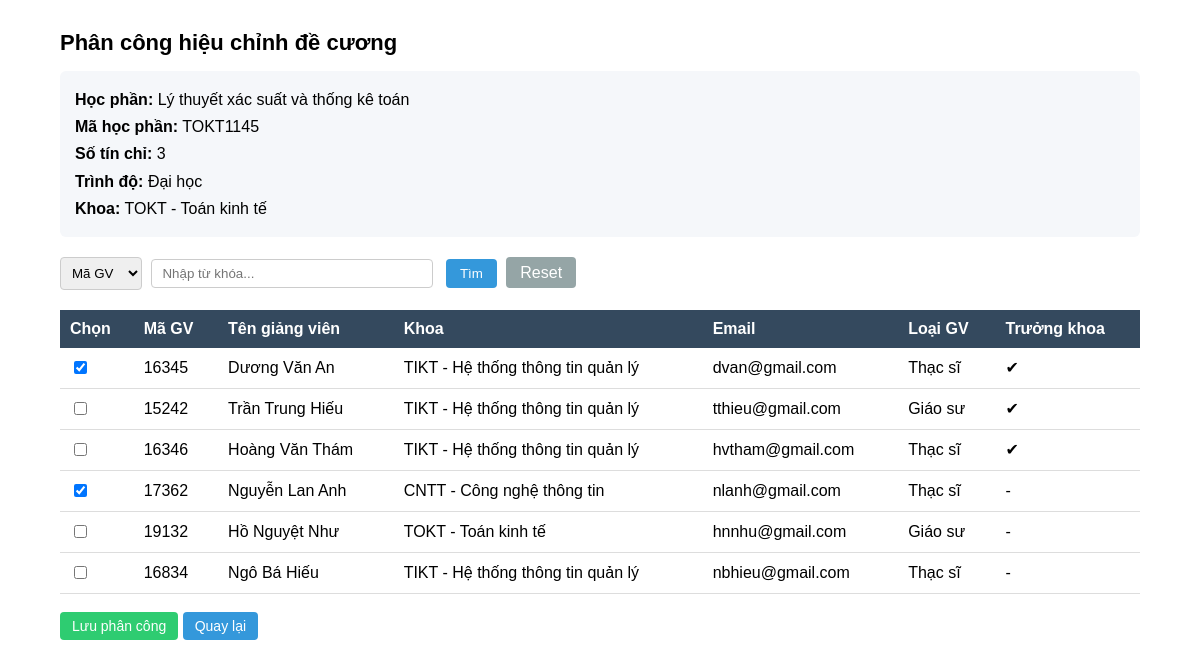
/adminKhoa_hocphan_authorize/TOKT1145, run on the app's committed database.
### tables this page shows
CREATE TABLE "HocPhan" (
	"MaHP"	CHAR(10) NOT NULL,
	"TenHP"	NVARCHAR(100) NOT NULL,
	"SoTC"	INTEGER,
	"TrinhDo"	NVARCHAR(20),
	"MaDV"	CHAR(4),
	PRIMARY KEY("MaHP"),
	FOREIGN KEY("MaDV") REFERENCES "DonVi"("MaDV")
);

CREATE TABLE "DonVi" (
	"MaDV"	CHAR(4),
	"TenDV"	NVARCHAR(100) NOT NULL,
	PRIMARY KEY("MaDV")
);

CREATE TABLE "CanBo" (
	"MaQL"	CHAR(5) NOT NULL,
	"SoHieu"	CHAR(20),
	"TenGV"	NVARCHAR(100) NOT NULL,
	"MaDV"	CHAR(4),
	"LoaiGV"	NVARCHAR(20),
	"Email"	NVARCHAR(100),
	"LaTruongKhoa"	INTEGER DEFAULT 0,
	PRIMARY KEY("MaQL"),
	FOREIGN KEY("MaDV") REFERENCES "DonVi"("MaDV")
);

### adminKhoa.py (the view, shortened to what this page needs)
@app.route("/adminKhoa_hocphan_authorize/<MaHP>")
def adminKhoa_hocphan_authorize(MaHP):
    keyword = request.args.get("keyword")
    type_search = request.args.get("type")
    conn = get_db()
    cursor = conn.cursor()
    cursor.execute("""
        SELECT HocPhan.*, DonVi.TenDV
        FROM HocPhan
        LEFT JOIN DonVi ON HocPhan.MaDV = DonVi.MaDV
        WHERE HocPhan.MaHP=?
    """,(MaHP,))
    hocphan = cursor.fetchone()
    query = """
    SELECT CanBo.MaQL,
           CanBo.TenGV,
           CanBo.MaDV,
           CanBo.Email,
           CanBo.LoaiGV,
           CanBo.LaTruongKhoa,
           DonVi.TenDV
    FROM CanBo
    LEFT JOIN DonVi ON CanBo.MaDV = DonVi.MaDV
    WHERE 1=1
    """
    params = []
    cursor.execute(query, params)
    dsCanBo = cursor.fetchall()
    cursor.execute("""
        SELECT MaGV
        FROM PhanCongHC
        WHERE MaHP=?
    """,(MaHP,))
    dsDaChon = [x["MaGV"] for x in cursor.fetchall()]
    conn.close()
    return render_template(
        "adminKhoa_hocphan_authorize.html",
        hocphan=hocphan,
        dsCanBo=dsCanBo,
        dsDaChon=dsDaChon
    )

### main.py (called while the page is built)
def get_db():
    conn = sqlite3.connect(DB)
    conn.row_factory = sqlite3.Row
    return conn

@app.before_request
def update_truong_khoa():
    if 'current_user' in session:
        user = session['current_user']
        if user["MaGV"] is not None:
            obj_CanBo = get_obj_CanBo(user["MaGV"])
            session['current_user']["LaTruongKhoa"] = obj_CanBo[6]
        else:
            session['current_user']["LaTruongKhoa"] = 0
        session.modified = True

### templates/adminKhoa_hocphan_authorize.html (shortened to what this page needs)
{% extends "base.html" %} {% block content %}
<div class="dashboard-container">
  <div class="dashboard-title">Phân công hiệu chỉnh đề cương</div>
  <div class="hocphan-info">
    <b>Học phần:</b> {{ hocphan.TenHP }} <br />
    <b>Mã học phần:</b> {{ hocphan.MaHP }} <br />
    <b>Số tín chỉ:</b> {{ hocphan.SoTC }} <br />
    <b>Trình độ:</b> {{ hocphan.TrinhDo }} <br />
    <b>Khoa:</b> {{ hocphan.MaDV }} - {{ hocphan.TenDV }}
  </div>
  <form
    method="GET"
    action="/adminKhoa_hocphan_authorize/{{ hocphan.MaHP }}"
    class="search-box"
  >
    <select name="type" class="search-select">
      <option value="MaQL">Mã GV</option>
    </select>
    <input
      type="text"
      name="keyword"
      placeholder="Nhập từ khóa..."
      class="search-input"
    />
    <button type="submit" class="btn-search">Tìm</button>
    <a href="/adminKhoa_hocphan_authorize/{{ hocphan.MaHP }}" class="btn-reset">
      Reset
    </a>
  </form>
  <form method="POST" action="/adminKhoa_hocphan_authorize_save">
    <table class="dashboard-table">
      <thead>
        <tr>
          <th>Chọn</th>
          <th>Mã GV</th>
          <th>Tên giảng viên</th>
          <th>Khoa</th>
          <th>Email</th>
          <th>Loại GV</th>
          <th>Trưởng khoa</th>
        </tr>
      </thead>
      <tbody>
        {% for gv in dsCanBo %}
        <tr>
          <td>
            <input
              type="checkbox"
              name="MaGV[]"
              value="{{ gv.MaQL }}"
              {%
              if
              gv.MaQL
              in
              dsDaChon
              %}checked{%
              endif
              %}
            />
          </td>
          <td>{{ gv.MaQL }}</td>
          <td>{{ gv.TenGV }}</td>
          <td>{{ gv.MaDV }} - {{ gv.TenDV }}</td>
          <td>{{ gv.Email }}</td>
          <td>{{ gv.LoaiGV }}</td>
          <td>{% if gv.LaTruongKhoa == 1 %} ✔ {% else %} - {% endif %}</td>
        </tr>
        {% endfor %}
      </tbody>
    </table>
    <br />
    <button type="submit" class="btn-action btn-save">Lưu phân công</button>
    <a class="btn-action btn-edit" href="/adminKhoa_hocphan_dashboard">
      Quay lại
    </a>
  </form>
</div>
{% endblock %}

### static/styles_topmenu.css (style rules this page uses)
body { margin:0; font-family:Arial; }

### static/styles_admin.css (style rules this page uses)
.btn-save { padding: 6px 14px; background: #3498db; color: white; border: none; border-radius: 4px; cursor: pointer; }
.search-box { margin-bottom: 20px; }
.search-box input { padding: 6px 10px; border: 1px solid #ccc; border-radius: 4px; width: 260px; margin-right: 8px; }

### static/styles_khoa.css (style rules this page uses)
.dashboard-container { width: 90%; margin: auto; margin-top: 30px; }
.dashboard-title { font-size: 22px; font-weight: bold; margin-bottom: 15px; }
.dashboard-table { width: 100%; border-collapse: collapse; background: white; }
.dashboard-table th { background: #34495e; color: white; padding: 10px; text-align: left; }
.dashboard-table td { padding: 10px; border-bottom: 1px solid #ddd; }
.btn-action { padding: 6px 12px; border-radius: 4px; text-decoration: none; color: white; font-size: 14px; }
.btn-edit { background: #3498db; }
.btn-save { background: #2ecc71; }
.hocphan-info { background: #f5f7fa; padding: 15px; border-radius: 6px; margin-bottom: 20px; line-height: 1.7; }
.search-box { margin-bottom: 20px; }
.search-select { padding: 7px; border: 1px solid #ccc; border-radius: 4px; margin-right: 5px; }
.search-input { padding: 7px; border: 1px solid #ccc; border-radius: 4px; width: 220px; margin-right: 5px; }
.btn-search { padding: 7px 14px; background: #3498db; color: white; border: none; border-radius: 4px; cursor: pointer; }
.btn-reset { padding: 7px 14px; background: #95a5a6; color: white; text-decoration: none; border-radius: 4px; margin-left: 5px; }

### data on the page
HocPhan: TenHP "Lý thuyết xác suất và thống kê toán", MaHP "TOKT1145", SoTC "3", TrinhDo "Đại học", MaDV "TOKT"
DonVi: TenDV "Toán kinh tế"
CanBo: MaQL "☑", MaQL "16345", TenGV "Dương Văn An", MaDV "TIKT", TenDV "Hệ thống thông tin quản lý", Email "dvan@gmail.com", LoaiGV "Thạc sĩ"
CanBo: MaQL "15242", TenGV "Trần Trung Hiếu", MaDV "TIKT", TenDV "Hệ thống thông tin quản lý", Email "tthieu@gmail.com", LoaiGV "Giáo sư"
CanBo: MaQL "16346", TenGV "Hoàng Văn Thám", MaDV "TIKT", TenDV "Hệ thống thông tin quản lý", Email "hvtham@gmail.com", LoaiGV "Thạc sĩ"
CanBo: MaQL "☑", MaQL "17362", TenGV "Nguyễn Lan Anh", MaDV "CNTT", TenDV "Công nghệ thông tin", Email "nlanh@gmail.com", LoaiGV "Thạc sĩ"
CanBo: MaQL "19132", TenGV "Hồ Nguyệt Như", MaDV "TOKT", TenDV "Toán kinh tế", Email "hnnhu@gmail.com", LoaiGV "Giáo sư"
CanBo: MaQL "16834", TenGV "Ngô Bá Hiếu", MaDV "TIKT", TenDV "Hệ thống thông tin quản lý", Email "nbhieu@gmail.com", LoaiGV "Thạc sĩ"
